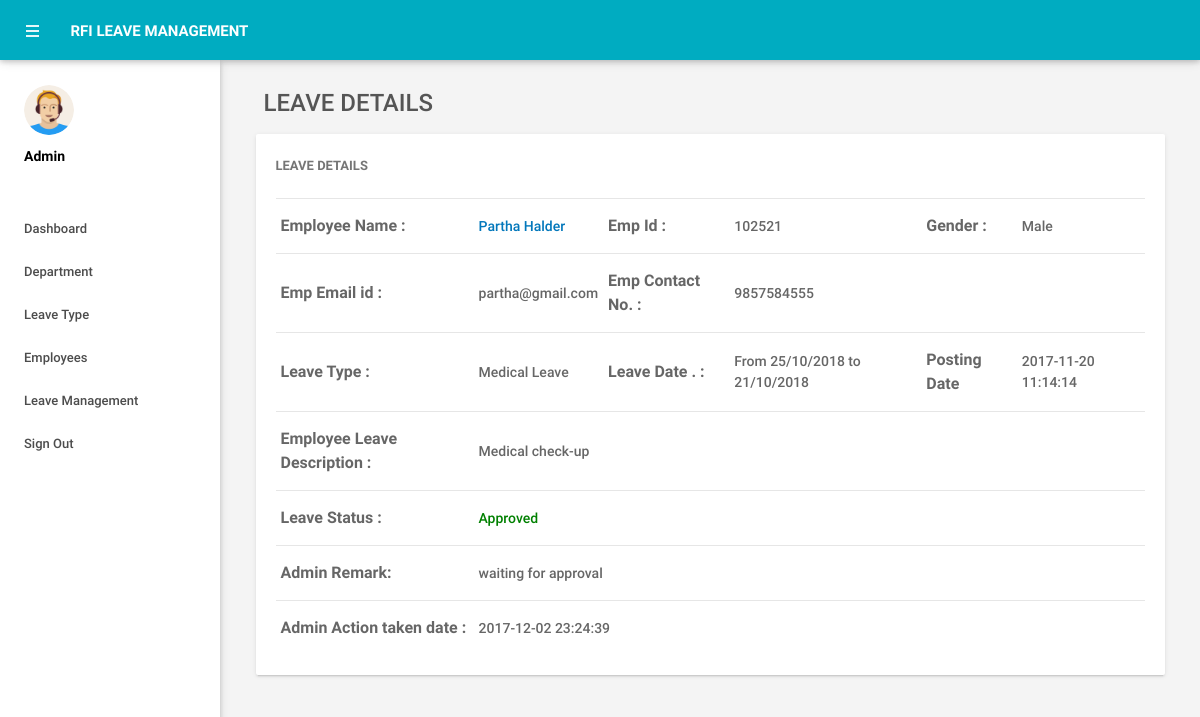
Page /admin/leave-details.php?leaveid=8 (signed in) on the committed database.
### tables this page shows
CREATE TABLE IF NOT EXISTS `tblleaves` (
  `id` int(11) NOT NULL,
  `LeaveType` varchar(110) NOT NULL,
  `ToDate` varchar(120) NOT NULL,
  `FromDate` varchar(120) NOT NULL,
  `Description` mediumtext NOT NULL,
  `PostingDate` timestamp NOT NULL DEFAULT CURRENT_TIMESTAMP,
  `AdminRemark` mediumtext,
  `AdminRemarkDate` varchar(120) DEFAULT NULL,
  `Status` int(1) NOT NULL,
  `IsRead` int(1) NOT NULL,
  `empid` int(11) DEFAULT NULL
);

CREATE TABLE IF NOT EXISTS `tblemployees` (
  `id` int(11) NOT NULL,
  `EmpId` varchar(100) NOT NULL,
  `FirstName` varchar(150) NOT NULL,
  `LastName` varchar(150) NOT NULL,
  `EmailId` varchar(200) NOT NULL,
  `Password` varchar(180) NOT NULL,
  `Gender` varchar(100) NOT NULL,
  `Dob` varchar(100) NOT NULL,
  `Department` varchar(255) NOT NULL,
  `Address` varchar(255) NOT NULL,
  `City` varchar(200) NOT NULL,
  `Country` varchar(150) NOT NULL,
  `Phonenumber` char(11) NOT NULL,
  `Status` int(1) NOT NULL,
  `RegDate` timestamp NOT NULL DEFAULT CURRENT_TIMESTAMP
);

### admin/leave-details.php (the view, shortened to what this page needs)
<?php
include('includes/config.php');
if(strlen($_SESSION['alogin'])==0)
    {
header('location:index.php');
}
else{
 ?>
<!DOCTYPE html>
<html lang="en">
    <head>
        <link type="text/css" rel="stylesheet" href="../assets/plugins/materialize/css/materialize.min.css"/>
        <link href="../assets/plugins/material-preloader/css/materialPreloader.min.css" rel="stylesheet">
        <link href="../assets/plugins/datatables/css/jquery.dataTables.min.css" rel="stylesheet">
                <link href="../assets/plugins/google-code-prettify/prettify.css" rel="stylesheet" type="text/css"/>
        <link href="../assets/css/alpha.min.css" rel="stylesheet" type="text/css"/>
        <link href="../assets/css/custom.css" rel="stylesheet" type="text/css"/>
    </head>
    <body>
       <?php include('includes/header.php');?>
       <?php include('includes/sidebar.php');?>
            <main class="mn-inner">
                <div class="row">
                    <div class="col s12">
                        <div class="page-title" style="font-size:24px;">Leave Details</div>
                    </div>
                    <div class="col s12 m12 l12">
                        <div class="card">
                            <div class="card-content">
                                <span class="card-title">Leave Details</span>
                                <table id="example" class="display responsive-table ">
                                    <tbody>
<?php
$lid=intval($_GET['leaveid']);
$sql = "SELECT tblleaves.id as lid,tblemployees.FirstName,tblemployees.LastName,tblemployees.EmpId,tblemployees.id,tblemployees.Gender,tblemployees.Phonenumber,tblemployees.EmailId,tblleaves.LeaveType,tblleaves.ToDate,tblleaves.FromDate,tblleaves.Description,tblleaves.PostingDate,tblleaves.Status,tblleaves.AdminRemark,tblleaves.AdminRemarkDate from tblleaves join tblemployees on tblleaves.empid=tblemployees.id where tblleaves.id=:lid";
$query = $dbh -> prepare($sql);
$query->bindParam(':lid',$lid,PDO::PARAM_STR);
$query->execute();
$results=$query->fetchAll(PDO::FETCH_OBJ);
$cnt=1;
if($query->rowCount() > 0)
{
foreach($results as $result)
{
      ?>
                                        <tr>
                                            <td style="font-size:16px;"> <b>Employee Name :</b></td>
                                              <td><a href="editemployee.php?empid=<?php echo htmlentities($result->id);?>" target="_blank">
                                                <?php echo htmlentities($result->FirstName." ".$result->LastName);?></a></td>
                                              <td style="font-size:16px;"><b>Emp Id :</b></td>
                                              <td><?php echo htmlentities($result->EmpId);?></td>
                                              <td style="font-size:16px;"><b>Gender :</b></td>
                                              <td><?php echo htmlentities($result->Gender);?></td>
                                          </tr>
                                          <tr>
                                             <td style="font-size:16px;"><b>Emp Email id :</b></td>
                                            <td><?php echo htmlentities($result->EmailId);?></td>
                                             <td style="font-size:16px;"><b>Emp Contact No. :</b></td>
                                            <td><?php echo htmlentities($result->Phonenumber);?></td>
                                            <td>&nbsp;</td>
                                             <td>&nbsp;</td>
                                        </tr>
  <tr>
                                             <td style="font-size:16px;"><b>Leave Type :</b></td>
                                            <td><?php echo htmlentities($result->LeaveType);?></td>
                                             <td style="font-size:16px;"><b>Leave Date . :</b></td>
                                            <td>From <?php echo htmlentities($result->FromDate);?> to <?php echo htmlentities($result->ToDate);?></td>
                                            <td style="font-size:16px;"><b>Posting Date</b></td>
                                           <td><?php echo htmlentities($result->PostingDate);?></td>
                                        </tr>
<tr>
                                             <td style="font-size:16px;"><b>Employee Leave Description : </b></td>
                                            <td colspan="5"><?php echo htmlentities($result->Description);?></td>
                                        </tr>
<tr>
<td style="font-size:16px;"><b>Leave Status :</b></td>
<td colspan="5"><?php $stats=$result->Status;
if($stats==1){
?>
<span style="color: green">Approved</span>
 <?php } if($stats==2)  { ?>
<span style="color: red">Not Approved</span>
<?php } if($stats==0)  { ?>
 <span style="color: blue">waiting for approval</span>
 <?php } ?>
</td>
</tr>
<tr>
<td style="font-size:16px;"><b>Admin Remark: </b></td>
<td colspan="5"><?php
if($result->AdminRemark==""){
  echo "waiting for Approval";
}
else{
echo htmlentities($result->AdminRemark);
}
?></td>
 </tr>
 <tr>
<td style="font-size:16px;"><b>Admin Action taken date : </b></td>
<td colspan="5"><?php
if($result->AdminRemarkDate==""){
  echo "NA";
}
else{
echo htmlentities($result->AdminRemarkDate);
}
?></td>
 </tr>
                                         <?php $cnt++;} }?>
                                    </tbody>
                                </table>
                            </div>
                        </div>
                    </div>
                </div>
            </main>
        </div>
        <div class="left-sidebar-hover"></div>
    </body>
</html>
<?php } ?>

### rows in the picture
tblleaves: tblemployees.FirstName+LastName "Partha Halder", tblemployees.EmpId "102521", tblemployees.Gender "Male", tblemployees.EmailId "partha@gmail.com", tblemployees.Phonenumber "9857584555", LeaveType "Medical Leave", FromDate "25/10/2018", ToDate "21/10/2018", PostingDate "2017-11-20 11:14:14", Description "Medical check-up", Status "Approved", AdminRemark "waiting for approval", AdminRemarkDate "2017-12-02 23:24:39"
